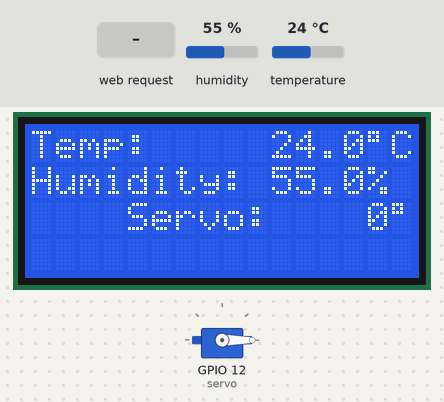
This program was run on a simulated ESP32. On the bench: 16×4 character LCD, servo. The test bench sets the inputs (shaded band); at power-on: temperature 24 °C, humidity 55 %. WiFi joins after 1.5 s; servers stay silent unless stated; what the program prints to the serial monitor is not drawn.

Above: at 2.7 s.
2.8 s: temperature set to 4 °C
At 4.4 s:
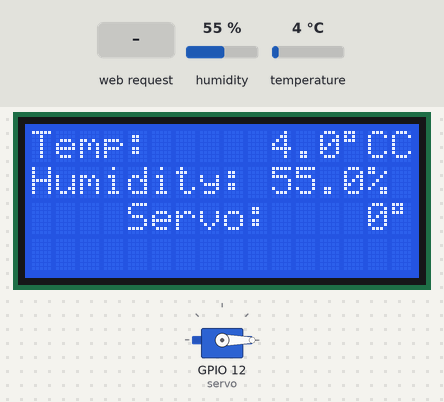
5.1 s: HTTP request GET /servo?value=120 received
At 5.8 s:
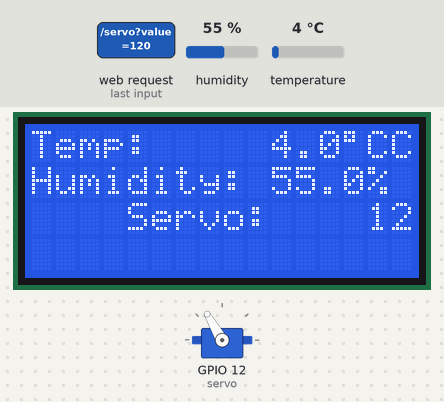
6.6 s: temperature set to 12 °C
At 8.2 s:
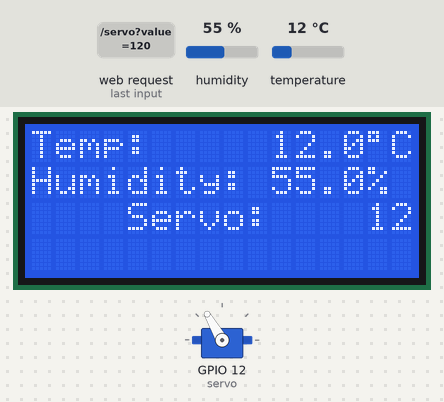
9.1 s: humidity set to 22 %
At 10.1 s:
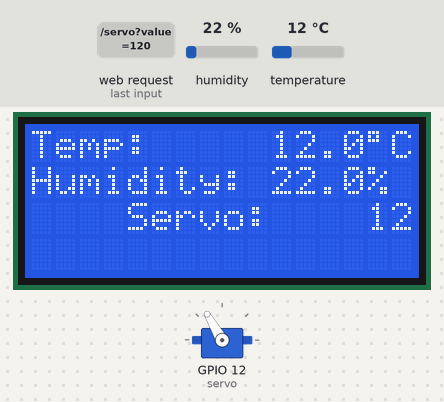
11.1 s: HTTP request GET /servo?value=getData received
At 11.5 s:
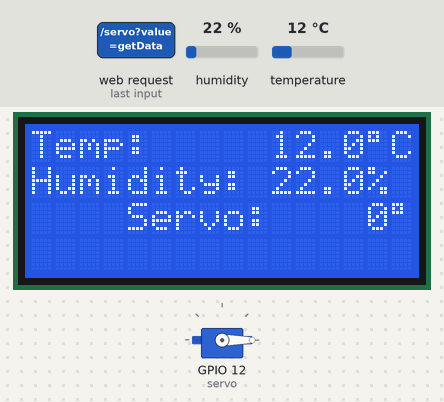
Timing chart, 0 to 14.1 s (numbered marks = the images above; inputs shaded):
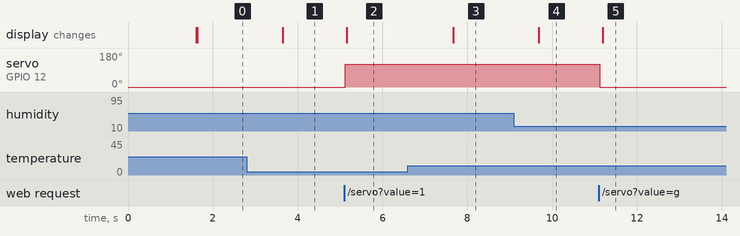

Measured:
- after the input at 2.8 s, the display: changes after 0.85 s (image 1)
- after the input at 5.1 s, servo on GPIO 12 (servo): 0° → 120° at once; the display: changes after 0.06 s (image 2)
- after the input at 6.6 s, the display: changes after 1.1 s (image 3)
- after the input at 9.1 s, the display: changes after 0.58 s (image 4)
- after the input at 11.1 s, servo on GPIO 12 (servo): 120° → 0° at once; the display: changes after 0.09 s (image 5)

The program:

main.cpp
```cpp
/*
 * ESP32 Temperature and Humidity Monitor
 *
 * This project reads temperature and humidity from a DHT sensor
 * and displays the values on an I2C LCD display using FreeRTOS tasks.
 *
 * Hardware Connections:
 * - DHT Sensor: GPIO4
 * - Servo Motor: GPIO12
 * - LCD I2C:
 *   - SDA: GPIO21
 *   - SCL: GPIO22
 *
 * Author: Your Name
 * Date: Current Date
 */

#include "main.h"


// Global objects initialization
DHT dht(DHT_PIN, DHT_TYPE);
LiquidCrystal_I2C lcd(0x27, 16, 4);
AsyncWebServer server(80);  // Changed to match test.cpp approach
AsyncWebSocket ws("/ws"); // WebSocket server instance
Servo myservo;

SemaphoreHandle_t xMutex = NULL;


// Task handles
TaskHandle_t TaskSensor_Handle = NULL;
TaskHandle_t TaskDisplay_Handle = NULL;
TaskHandle_t TaskWebSocket_Handle = NULL;

void TaskDisplay(void *pvParameters) {
    static float lastTemp = -999;  // Initialize with invalid value
    static float lastHum = -999;   // Initialize with invalid value
    static int lastServoPos = -1;

    // Initial display setup
    lcd.clear();
    lcd.setCursor(0, 0);
    lcd.print("Temp: ");
    lcd.setCursor(0, 1);
    lcd.print("Humidity: ");
    lcd.setCursor(0, 2);
    lcd.print("Servo: ");

    while(1) {
        if(xSemaphoreTake(xMutex, portMAX_DELAY)) {
            // Only update if values changed
            if (abs(lastTemp - temperature) >= 0.1) {  // Update if change >= 0.1
                lcd.setCursor(10, 0);
                lcd.print("     ");
                lcd.setCursor(10, 0);
                lcd.print(temperature, 1);
                lcd.write(0xDF);  // Proper degree symbol for LCD
                lcd.print("C");
                lastTemp = temperature;
            }

            if (abs(lastHum - humidity) >= 0.1) {
                lcd.setCursor(10, 1);
                lcd.print("     ");
                lcd.setCursor(10, 1);
                lcd.print(humidity, 1);
                lcd.print("%");
                lastHum = humidity;
            }

            // Update servo position
            int currentServoPos = myservo.read();
            if (lastServoPos != currentServoPos) {
                lcd.setCursor(10, 2);
                lcd.print("     ");
                lcd.setCursor(10, 2);
                lcd.print(currentServoPos);
                lcd.write(0xDF);  // Proper degree symbol for LCD
                lastServoPos = currentServoPos;
            }

            xSemaphoreGive(xMutex);
        }
        vTaskDelay(pdMS_TO_TICKS(500));
    }
}

void TaskWebSocket(void *pvParameters) {
    String lastJson;

    while(1) {
        if(xSemaphoreTake(xMutex, portMAX_DELAY)) {
            // Ensure valid readings before sending
            if (!isnan(temperature) && !isnan(humidity)) {
                // Format JSON with fixed decimal places
                char json[128];
                snprintf(json, sizeof(json),
                    "{\"temperature\":%.1f,\"humidity\":%.1f,\"timestamp\":%lu}",
                    temperature, humidity, millis());

                // Only send if data changed
                String currentJson = String(json);
                if (lastJson != currentJson) {
                 //   webSocket.broadcastTXT(currentJson);
                    lastJson = currentJson;
                    Serial.println("WS Sent: " + currentJson); // Debug output
                }
            }
            xSemaphoreGive(xMutex);
        }
        vTaskDelay(pdMS_TO_TICKS(1000));
    }
}

// Add WebSocket event handler
void onWebSocketEvent(AsyncWebSocket *server, AsyncWebSocketClient *client,
                     AwsEventType type, void *arg, uint8_t *payload, size_t length) {
    switch(type) {
        case WS_EVT_DISCONNECT:
            Serial.printf("Client #%u disconnected\n", client->id());
            break;
        case WS_EVT_CONNECT:
            {
                Serial.printf("Client #%u connected from %s\n", client->id(),
                            client->remoteIP().toString().c_str());
                // Send current values
                char json[128];
                snprintf(json, sizeof(json),
                    "{\"temperature\":%.1f,\"humidity\":%.1f,\"timestamp\":%lu}",
                    temperature, humidity, millis());
                client->text(json);
            }
            break;
        case WS_EVT_DATA:
            {
                Serial.printf("Received data from client #%u\n", client->id());
                String message = String((char*)payload);
                if(message == "getData") {
                    char json[128];
                    snprintf(json, sizeof(json),
                        "{\"temperature\":%.1f,\"humidity\":%.1f,\"timestamp\":%lu}",
                        temperature, humidity, millis());
                    client->text(json);
                }
            }
            break;
    }
}

void TaskSensor(void *pvParameters) {
    // Initialize sensor error counter
    uint8_t errorCount = 0;

    while(1) {
        if(xSemaphoreTake(xMutex, portMAX_DELAY)) {
            float newTemp = dht.readTemperature();
            float newHum = dht.readHumidity();

            if (!isnan(newTemp) && !isnan(newHum)) {
                temperature = newTemp;
                humidity = newHum;
                errorCount = 0;  // Reset error counter on successful read
                Serial.printf("Temp: %.1f°C, Humidity: %.1f%%\n", temperature, humidity);
            } else {
                errorCount++;
                if (errorCount > 5) {
                    Serial.println("DHT sensor error!");
                }
            }
            xSemaphoreGive(xMutex);
        }
        vTaskDelay(pdMS_TO_TICKS(2000));
    }
}

void setup() {
    Serial.begin(115200);

    // Initialize sensors and LCD
    dht.begin();
    lcd.init();
    lcd.backlight();

    // Create mutex
    xMutex = xSemaphoreCreateMutex();
    if (xMutex == NULL) {
        Serial.println("Mutex creation failed!");
        while (1) { delay(1000); }
    }

    // WiFi connection (matching test.cpp format)
    Serial.print("Connecting to WiFi... ");
    WiFi.mode(WIFI_STA);
    WiFi.begin(ssid, password, WIFI_CHANNEL);
    if (WiFi.waitForConnectResult() != WL_CONNECTED) {
        Serial.printf("WiFi Failed!\n");
        return;
    }
    Serial.println(" Connected!");
    Serial.print("IP Address: ");
    Serial.println(WiFi.localIP());
    Serial.println("HTTP server started (http://localhost:8180)");  // Direct localhost link
    Serial.println("WebSocket server started (ws://localhost:8181)");  // WebSocket localhost link

    // Update server setup
    server.on("/", HTTP_GET, [](AsyncWebServerRequest *request){
        request->send(200, "text/html", createHtml());
        Serial.println("Web page requested");
    });

    // Initialize servo
    myservo.attach(SERVO_PIN);
    myservo.write(0);  // Initial position

    // Add servo endpoint for AJAX updates (0-180 degrees)  ===================================
    server.on("/servo", HTTP_GET, [](AsyncWebServerRequest *request) {
        String message;
        // Receive value from AJAX request
        if (request->hasParam("value")) {
            int value = request->getParam("value")->value().toInt();
            value = constrain(value, 0, 180);
            // Set servo position and return message
            myservo.write(value);
            message = "Servo set to " + String(value);
        } else {
            message = "No value sent";
        }
        request->send(200, "text/plain", message);
    });

    // Add DHT sensors endpoint for AJAX updates      ==========================================
    server.on("/sensors", HTTP_GET, [](AsyncWebServerRequest *request){
        String json = "{\"temperature\":" + String(temperature, 1) +
                     ",\"humidity\":" + String(humidity, 1) + "}";
        request->send(200, "application/json", json);
    });

    // WebSocket setup
    ws.onEvent(onWebSocketEvent);
    server.addHandler(&ws);

    server.begin();
    Serial.println("HTTP server started");

    // Create tasks with error checking
    BaseType_t xReturned;

    xReturned = xTaskCreatePinnedToCore(
        TaskSensor,
        "Sensor",
        3000,
        NULL,
        2,
        &TaskSensor_Handle,
        0
    );
    if (xReturned != pdPASS) {
        Serial.println("Sensor task creation failed!");
    }

    xReturned = xTaskCreatePinnedToCore(
        TaskDisplay,
        "DisplayTask",
        3000,
        NULL,
        1,
        &TaskDisplay_Handle,
        1
    );
    if (xReturned != pdPASS) {
        Serial.println("Display task creation failed!");
    }

    xReturned = xTaskCreatePinnedToCore(
        TaskWebSocket,
        "WebSocketTask",
        4096,
        NULL,
        1,
        &TaskWebSocket_Handle,
        1
    );
    if (xReturned != pdPASS) {
        Serial.println("WebSocket task creation failed!");
    }
}

void loop() {
    // No need for explicit WebSocket handling in loop for AsyncWebSocket
    vTaskDelay(pdMS_TO_TICKS(10));
}
```
